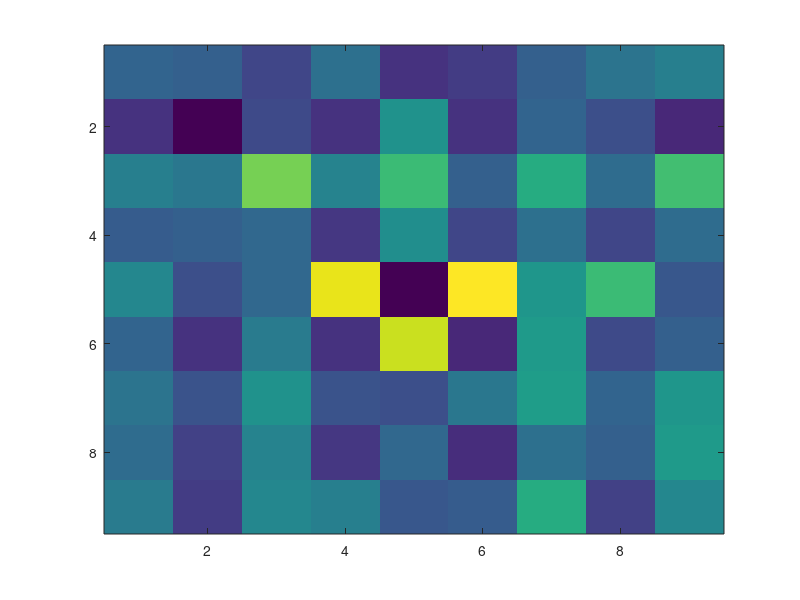

This figure's MATLAB source:
%walls
weights= [153 149 131 161 120 126 149 162 171;
120 91 133 119 188 119 151 138 113;
172 166 241 174 219 150 209 158 222;  
146 148 155 121 185 131 159 132 157; 
177 136 155 272 91 280 190 218 143;  
153 120 169 118 265 114 194 134 150;  
164 140 187 141 137 167 196 152 189;  
157 128 174 123 155 117 159 148 193;  
170 126 177 171 142 146 209 129 178]
%}
%{
%bombs
weights = [229 136 266 188 311 171 306 174 205;  
156 119 282 231 319 170 228 192 192; 
290 188 291 248 225 422 402 235 227;
215 196 256 181 265 243 325 158 256; 
247 239 331 263 411 308 299 248 217; 
162 208 304 264 362 284 370 194 194; 
316 257 304 295 344 263 271 194 249; 
156 195 288 265 298 228 298 142 147; 
174 154 204 229 240 222 278 194 134]
%}

%bricks
%{
weights = [225 262 230 262 218 229 280 222 223;  
256 227 188 203 237 243 170 266 200;  
220 239 176 239 232 219 244 221 182;  
277 218 281 256 294 245 254 199 189;  
212 294 198 345 138 259 184 225 200;  
255 286 244 230 298 271 262 201 222;  
274 222 210 226 217 284 226 229 197;  
222 269 150 252 178 254 194 203 246;  
226 294 250 226 186 208 231 250 208] 
%enemys
%}
%{
weights = [175 254 254 257 326 217 286 317 391;  
198 229 276 232 261 258 367 395 391;  
291 341 309 247 285 239 332 262 344;  
338 278 229 195 235 314 384 332 374;  
320 350 330 206 323 377 363 383 350;  
305 257 284 191 168 313 348 336 295;  
243 272 374 311 411 399 357 304 281;  
286 262 319 304 349 255 383 288 257;  
281 366 353 313 306 325 312 278 299]
%}
imagesc(weights)
